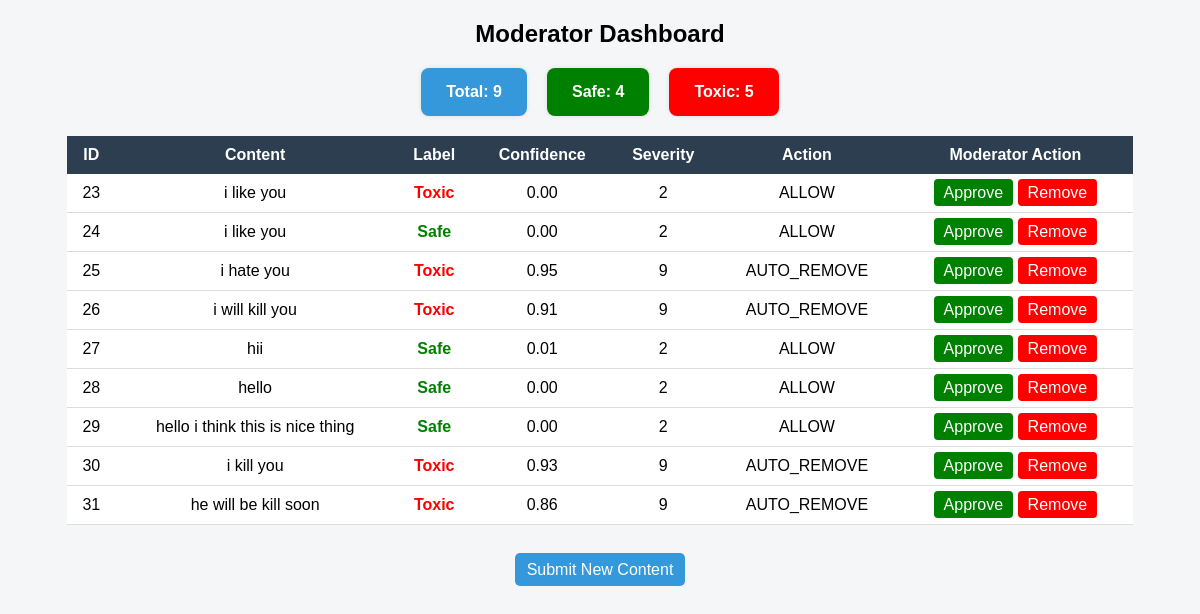
Page /dashboard (signed in) on the earlier database version.
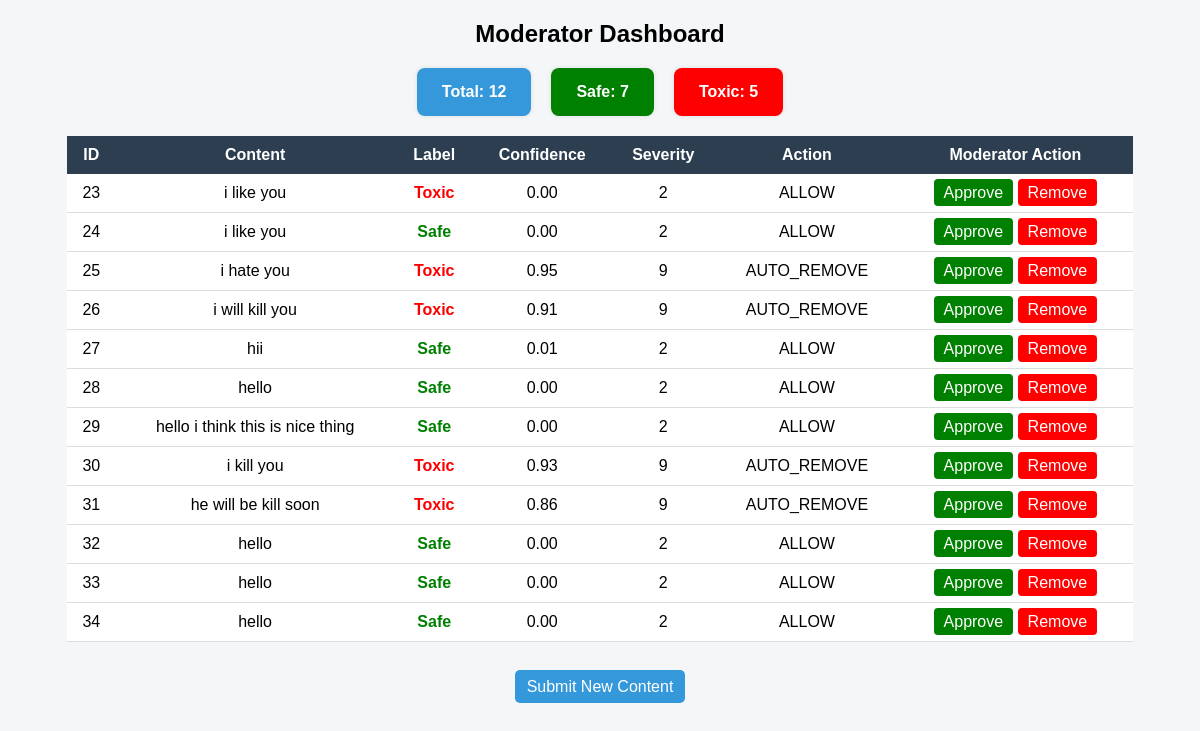
Same page on the later database version.
### tables this page shows
CREATE TABLE posts (
        id INTEGER PRIMARY KEY AUTOINCREMENT,
        content TEXT,
        label TEXT,
        confidence REAL,
        severity INTEGER,
        action TEXT
    );

### app.py (the view)
@app.route("/dashboard")
def dashboard():
    if 'user' not in session:
        return redirect("/login")
    conn = get_db_connection()
    cursor = conn.cursor()
    posts = cursor.execute("SELECT * FROM posts").fetchall()
    total_posts = cursor.execute("SELECT COUNT(*) FROM posts").fetchone()[0]
    toxic_count = cursor.execute("SELECT COUNT(*) FROM posts WHERE label='toxic'").fetchone()[0]
    safe_count = cursor.execute("SELECT COUNT(*) FROM posts WHERE label='safe'").fetchone()[0]
    conn.close()
    return render_template(
        "dashboard.html",
        posts=posts,
        total_posts=total_posts,
        toxic_count=toxic_count,
        safe_count=safe_count
    )

### app.py (called while the page is built)
def get_db_connection():
    conn = sqlite3.connect("database.db")
    conn.row_factory = sqlite3.Row   # better access
    return conn

### templates/dashboard.html (shortened to what this page needs)
<!DOCTYPE html>
<html>
<head>
</head>
<body>
<h2>Moderator Dashboard</h2>
<div class="stats">
    <div class="card total">Total: {{ total_posts }}</div>
    <div class="card safe-card">Safe: {{ safe_count }}</div>
    <div class="card toxic-card">Toxic: {{ toxic_count }}</div>
</div>
<table>
<tr>
<th>ID</th>
<th>Content</th>
<th>Label</th>
<th>Confidence</th>
<th>Severity</th>
<th>Action</th>
<th>Moderator Action</th>
</tr>
{% for post in posts %}
<tr>
<td>{{ post[0] }}</td>
<td>{{ post[1] }}</td>
<td>
{% if post[2] == "toxic" %}
<span class="toxic">Toxic</span>
{% else %}
<span class="safe">Safe</span>
{% endif %}
</td>
<td>{{ "%.2f"|format(post[3]) }}</td>
<td>{{ post[4] }}</td>
<td>{{ post[5] }}</td>
<td>
<a class="btn-approve" href="/update/{{ post[0] }}/APPROVED">Approve</a>
<a class="btn-remove"
   href="/update/{{ post[0] }}/REMOVED"
   onclick="return confirm('Are you sure you want to remove this content?')">
   Remove
</a>
</td>
</tr>
{% endfor %}
</table>
<br><br>
<a class="btn-home" href="/">Submit New Content</a>
</body>
</html>

### templates/dashboard.html (style rules this page uses)
body { font-family: Arial, sans-serif; background-color:#f4f6f8; text-align:center; }
h2 { margin-top:20px; }
.stats { display:flex; justify-content:center; gap:20px; margin:20px; }
.card { background:white; padding:15px 25px; border-radius:8px; box-shadow:0 0 5px rgba(0,0,0,0.1); font-weight:bold; }
.total { background:#3498db; color:white; }
.safe-card { background:green; color:white; }
.toxic-card { background:red; color:white; }
table { margin:auto; border-collapse:collapse; width:90%; background:white; }
th { background:#2c3e50; color:white; padding:10px; }
td { padding:10px; border-bottom:1px solid #ddd; }
.safe { color:green; font-weight:bold; }
.toxic { color:red; font-weight:bold; }
.btn-approve { background:green; color:white; padding:5px 10px; text-decoration:none; border-radius:4px; }
.btn-remove { background:red; color:white; padding:5px 10px; text-decoration:none; border-radius:4px; }
.btn-home { background:#3498db; color:white; padding:8px 12px; text-decoration:none; border-radius:5px; }

Differences in the rows shown:
added posts: id "32", content "hello", label "Safe", confidence "0.00", severity "2", action "ALLOW"
added posts: id "33", content "hello", label "Safe", confidence "0.00", severity "2", action "ALLOW"
added posts: id "34", content "hello", label "Safe", confidence "0.00", severity "2", action "ALLOW"
Other differences:
{{ total_posts }}: "9" → "12"
{{ safe_count }}: "4" → "7"
